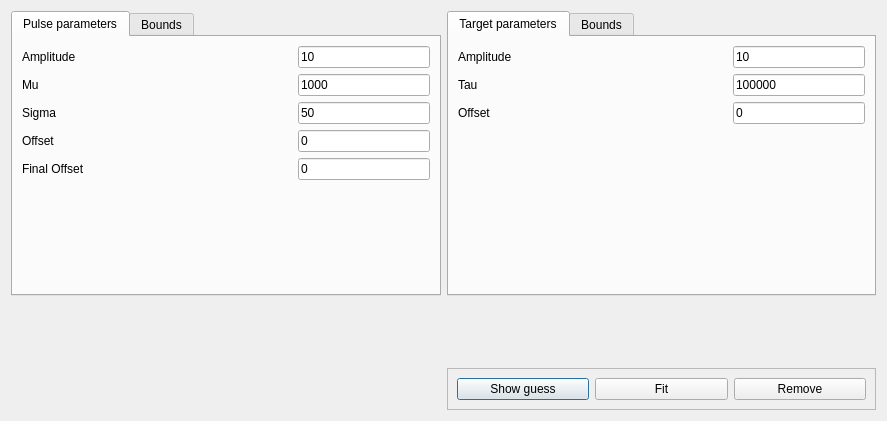
<?xml version="1.0" encoding="UTF-8"?>
<ui version="4.0">
 <class>Dialog</class>
 <widget class="QDialog" name="Dialog">
  <property name="geometry">
   <rect>
    <x>0</x>
    <y>0</y>
    <width>887</width>
    <height>421</height>
   </rect>
  </property>
  <property name="windowTitle">
   <string>Time resolution</string>
  </property>
  <layout class="QGridLayout" name="gridLayout_3">
   <item row="0" column="0">
    <widget class="QTabWidget" name="tabWidget">
     <property name="currentIndex">
      <number>0</number>
     </property>
     <widget class="QWidget" name="tabWidgetPage1">
      <attribute name="title">
       <string>Pulse parameters</string>
      </attribute>
      <layout class="QGridLayout" name="gridLayout_2" columnstretch="1,1,1" columnminimumwidth="1,1,1">
       <item row="0" column="0">
        <widget class="QLabel" name="label">
         <property name="sizePolicy">
          <sizepolicy hsizetype="Expanding" vsizetype="Preferred">
           <horstretch>0</horstretch>
           <verstretch>0</verstretch>
          </sizepolicy>
         </property>
         <property name="text">
          <string>Amplitude</string>
         </property>
        </widget>
       </item>
       <item row="0" column="1">
        <widget class="QLabel" name="label_18">
         <property name="sizePolicy">
          <sizepolicy hsizetype="Expanding" vsizetype="Preferred">
           <horstretch>0</horstretch>
           <verstretch>0</verstretch>
          </sizepolicy>
         </property>
         <property name="text">
          <string/>
         </property>
        </widget>
       </item>
       <item row="0" column="2">
        <widget class="QLineEdit" name="lineEdit">
         <property name="sizePolicy">
          <sizepolicy hsizetype="Expanding" vsizetype="Fixed">
           <horstretch>0</horstretch>
           <verstretch>0</verstretch>
          </sizepolicy>
         </property>
         <property name="text">
          <string>10</string>
         </property>
        </widget>
       </item>
       <item row="1" column="0">
        <widget class="QLabel" name="label_2">
         <property name="sizePolicy">
          <sizepolicy hsizetype="Expanding" vsizetype="Preferred">
           <horstretch>0</horstretch>
           <verstretch>0</verstretch>
          </sizepolicy>
         </property>
         <property name="text">
          <string>Mu</string>
         </property>
        </widget>
       </item>
       <item row="1" column="1">
        <widget class="QLabel" name="label_19">
         <property name="sizePolicy">
          <sizepolicy hsizetype="Expanding" vsizetype="Preferred">
           <horstretch>0</horstretch>
           <verstretch>0</verstretch>
          </sizepolicy>
         </property>
         <property name="text">
          <string/>
         </property>
        </widget>
       </item>
       <item row="1" column="2">
        <widget class="QLineEdit" name="lineEdit_2">
         <property name="sizePolicy">
          <sizepolicy hsizetype="Expanding" vsizetype="Fixed">
           <horstretch>0</horstretch>
           <verstretch>0</verstretch>
          </sizepolicy>
         </property>
         <property name="text">
          <string>1000</string>
         </property>
        </widget>
       </item>
       <item row="2" column="0">
        <widget class="QLabel" name="label_3">
         <property name="sizePolicy">
          <sizepolicy hsizetype="Expanding" vsizetype="Preferred">
           <horstretch>0</horstretch>
           <verstretch>0</verstretch>
          </sizepolicy>
         </property>
         <property name="text">
          <string>Sigma</string>
         </property>
        </widget>
       </item>
       <item row="2" column="1">
        <widget class="QLabel" name="label_20">
         <property name="sizePolicy">
          <sizepolicy hsizetype="Expanding" vsizetype="Preferred">
           <horstretch>0</horstretch>
           <verstretch>0</verstretch>
          </sizepolicy>
         </property>
         <property name="text">
          <string/>
         </property>
        </widget>
       </item>
       <item row="2" column="2">
        <widget class="QLineEdit" name="lineEdit_3">
         <property name="sizePolicy">
          <sizepolicy hsizetype="Expanding" vsizetype="Fixed">
           <horstretch>0</horstretch>
           <verstretch>0</verstretch>
          </sizepolicy>
         </property>
         <property name="text">
          <string>50</string>
         </property>
        </widget>
       </item>
       <item row="3" column="0">
        <widget class="QLabel" name="label_4">
         <property name="sizePolicy">
          <sizepolicy hsizetype="Expanding" vsizetype="Preferred">
           <horstretch>0</horstretch>
           <verstretch>0</verstretch>
          </sizepolicy>
         </property>
         <property name="text">
          <string>Offset</string>
         </property>
        </widget>
       </item>
       <item row="3" column="1">
        <widget class="QLabel" name="label_21">
         <property name="sizePolicy">
          <sizepolicy hsizetype="Expanding" vsizetype="Preferred">
           <horstretch>0</horstretch>
           <verstretch>0</verstretch>
          </sizepolicy>
         </property>
         <property name="text">
          <string/>
         </property>
        </widget>
       </item>
       <item row="3" column="2">
        <widget class="QLineEdit" name="lineEdit_4">
         <property name="sizePolicy">
          <sizepolicy hsizetype="Expanding" vsizetype="Fixed">
           <horstretch>0</horstretch>
           <verstretch>0</verstretch>
          </sizepolicy>
         </property>
         <property name="text">
          <string>0</string>
         </property>
        </widget>
       </item>
       <item row="5" column="0">
        <spacer name="verticalSpacer">
         <property name="orientation">
          <enum>Qt::Vertical</enum>
         </property>
         <property name="sizeHint" stdset="0">
          <size>
           <width>20</width>
           <height>40</height>
          </size>
         </property>
        </spacer>
       </item>
       <item row="4" column="0">
        <widget class="QLabel" name="label_25">
         <property name="text">
          <string>Final Offset</string>
         </property>
        </widget>
       </item>
       <item row="4" column="1">
        <widget class="QLabel" name="label_26">
         <property name="sizePolicy">
          <sizepolicy hsizetype="Expanding" vsizetype="Preferred">
           <horstretch>0</horstretch>
           <verstretch>0</verstretch>
          </sizepolicy>
         </property>
         <property name="text">
          <string/>
         </property>
        </widget>
       </item>
       <item row="4" column="2">
        <widget class="QLineEdit" name="lineEdit_22">
         <property name="text">
          <string>0</string>
         </property>
        </widget>
       </item>
      </layout>
     </widget>
     <widget class="QWidget" name="tab">
      <attribute name="title">
       <string>Bounds</string>
      </attribute>
      <layout class="QGridLayout" name="gridLayout_4" columnstretch="1,1,1" columnminimumwidth="1,1,1">
       <item row="3" column="0">
        <widget class="QLabel" name="label_14">
         <property name="text">
          <string>Offset</string>
         </property>
        </widget>
       </item>
       <item row="0" column="2">
        <widget class="QLineEdit" name="lineEdit_9">
         <property name="text">
          <string>1e10</string>
         </property>
        </widget>
       </item>
       <item row="0" column="1">
        <widget class="QLineEdit" name="lineEdit_8">
         <property name="text">
          <string>0</string>
         </property>
        </widget>
       </item>
       <item row="1" column="1">
        <widget class="QLineEdit" name="lineEdit_10">
         <property name="text">
          <string>0</string>
         </property>
        </widget>
       </item>
       <item row="2" column="0">
        <widget class="QLabel" name="label_13">
         <property name="text">
          <string>Sigma</string>
         </property>
        </widget>
       </item>
       <item row="1" column="0">
        <widget class="QLabel" name="label_12">
         <property name="text">
          <string>Mu</string>
         </property>
        </widget>
       </item>
       <item row="0" column="0">
        <widget class="QLabel" name="label_11">
         <property name="text">
          <string>Amplitude</string>
         </property>
        </widget>
       </item>
       <item row="2" column="1">
        <widget class="QLineEdit" name="lineEdit_12">
         <property name="text">
          <string>0</string>
         </property>
        </widget>
       </item>
       <item row="3" column="1">
        <widget class="QLineEdit" name="lineEdit_13">
         <property name="text">
          <string>-1e10</string>
         </property>
        </widget>
       </item>
       <item row="1" column="2">
        <widget class="QLineEdit" name="lineEdit_11">
         <property name="text">
          <string>1e10</string>
         </property>
        </widget>
       </item>
       <item row="2" column="2">
        <widget class="QLineEdit" name="lineEdit_14">
         <property name="text">
          <string>1e10</string>
         </property>
        </widget>
       </item>
       <item row="3" column="2">
        <widget class="QLineEdit" name="lineEdit_15">
         <property name="text">
          <string>1e10</string>
         </property>
        </widget>
       </item>
       <item row="4" column="0">
        <spacer name="verticalSpacer_3">
         <property name="orientation">
          <enum>Qt::Vertical</enum>
         </property>
         <property name="sizeHint" stdset="0">
          <size>
           <width>20</width>
           <height>40</height>
          </size>
         </property>
        </spacer>
       </item>
      </layout>
     </widget>
    </widget>
   </item>
   <item row="2" column="0">
    <widget class="QLabel" name="label_10">
     <property name="font">
      <font>
       <pointsize>20</pointsize>
       <weight>75</weight>
       <bold>true</bold>
      </font>
     </property>
     <property name="styleSheet">
      <string notr="true">color: rgb(255, 0, 0);</string>
     </property>
     <property name="text">
      <string/>
     </property>
    </widget>
   </item>
   <item row="2" column="1">
    <widget class="QFrame" name="frame">
     <property name="frameShape">
      <enum>QFrame::StyledPanel</enum>
     </property>
     <property name="frameShadow">
      <enum>QFrame::Raised</enum>
     </property>
     <layout class="QHBoxLayout" name="horizontalLayout">
      <item>
       <widget class="QPushButton" name="pushButton">
        <property name="text">
         <string>Show guess</string>
        </property>
       </widget>
      </item>
      <item>
       <widget class="QPushButton" name="pushButton_2">
        <property name="text">
         <string>Fit</string>
        </property>
       </widget>
      </item>
      <item>
       <widget class="QPushButton" name="pushButton_3">
        <property name="text">
         <string>Remove</string>
        </property>
       </widget>
      </item>
     </layout>
    </widget>
   </item>
   <item row="0" column="1">
    <widget class="QTabWidget" name="tabWidget_2">
     <property name="currentIndex">
      <number>0</number>
     </property>
     <widget class="QWidget" name="tabWidget_2Page1">
      <attribute name="title">
       <string>Target parameters</string>
      </attribute>
      <layout class="QGridLayout" name="gridLayout" columnstretch="1,1,1" columnminimumwidth="1,1,1">
       <item row="0" column="0">
        <widget class="QLabel" name="label_5">
         <property name="sizePolicy">
          <sizepolicy hsizetype="Expanding" vsizetype="Preferred">
           <horstretch>0</horstretch>
           <verstretch>0</verstretch>
          </sizepolicy>
         </property>
         <property name="text">
          <string>Amplitude</string>
         </property>
        </widget>
       </item>
       <item row="0" column="1">
        <widget class="QLabel" name="label_22">
         <property name="sizePolicy">
          <sizepolicy hsizetype="Expanding" vsizetype="Preferred">
           <horstretch>0</horstretch>
           <verstretch>0</verstretch>
          </sizepolicy>
         </property>
         <property name="text">
          <string/>
         </property>
        </widget>
       </item>
       <item row="0" column="2">
        <widget class="QLineEdit" name="lineEdit_5">
         <property name="text">
          <string>10</string>
         </property>
        </widget>
       </item>
       <item row="1" column="0">
        <widget class="QLabel" name="label_6">
         <property name="sizePolicy">
          <sizepolicy hsizetype="Expanding" vsizetype="Preferred">
           <horstretch>0</horstretch>
           <verstretch>0</verstretch>
          </sizepolicy>
         </property>
         <property name="text">
          <string>Tau</string>
         </property>
        </widget>
       </item>
       <item row="1" column="1">
        <widget class="QLabel" name="label_23">
         <property name="sizePolicy">
          <sizepolicy hsizetype="Expanding" vsizetype="Preferred">
           <horstretch>0</horstretch>
           <verstretch>0</verstretch>
          </sizepolicy>
         </property>
         <property name="text">
          <string/>
         </property>
        </widget>
       </item>
       <item row="1" column="2">
        <widget class="QLineEdit" name="lineEdit_6">
         <property name="text">
          <string>100000</string>
         </property>
        </widget>
       </item>
       <item row="2" column="0">
        <widget class="QLabel" name="label_7">
         <property name="sizePolicy">
          <sizepolicy hsizetype="Expanding" vsizetype="Preferred">
           <horstretch>0</horstretch>
           <verstretch>0</verstretch>
          </sizepolicy>
         </property>
         <property name="text">
          <string>Offset</string>
         </property>
        </widget>
       </item>
       <item row="2" column="1">
        <widget class="QLabel" name="label_24">
         <property name="sizePolicy">
          <sizepolicy hsizetype="Expanding" vsizetype="Preferred">
           <horstretch>0</horstretch>
           <verstretch>0</verstretch>
          </sizepolicy>
         </property>
         <property name="text">
          <string/>
         </property>
        </widget>
       </item>
       <item row="2" column="2">
        <widget class="QLineEdit" name="lineEdit_7">
         <property name="text">
          <string>0</string>
         </property>
        </widget>
       </item>
       <item row="4" column="0">
        <spacer name="verticalSpacer_2">
         <property name="orientation">
          <enum>Qt::Vertical</enum>
         </property>
         <property name="sizeHint" stdset="0">
          <size>
           <width>20</width>
           <height>40</height>
          </size>
         </property>
        </spacer>
       </item>
      </layout>
     </widget>
     <widget class="QWidget" name="tab_2">
      <attribute name="title">
       <string>Bounds</string>
      </attribute>
      <layout class="QGridLayout" name="gridLayout_5">
       <item row="0" column="1">
        <widget class="QLineEdit" name="lineEdit_16">
         <property name="text">
          <string>0</string>
         </property>
        </widget>
       </item>
       <item row="0" column="0">
        <widget class="QLabel" name="label_15">
         <property name="text">
          <string>Amplitude</string>
         </property>
        </widget>
       </item>
       <item row="1" column="2">
        <widget class="QLineEdit" name="lineEdit_19">
         <property name="text">
          <string>1e10</string>
         </property>
        </widget>
       </item>
       <item row="0" column="2">
        <widget class="QLineEdit" name="lineEdit_17">
         <property name="text">
          <string>1e10</string>
         </property>
        </widget>
       </item>
       <item row="1" column="0">
        <widget class="QLabel" name="label_16">
         <property name="text">
          <string>Tau</string>
         </property>
        </widget>
       </item>
       <item row="1" column="1">
        <widget class="QLineEdit" name="lineEdit_18">
         <property name="text">
          <string>0</string>
         </property>
        </widget>
       </item>
       <item row="2" column="0">
        <widget class="QLabel" name="label_17">
         <property name="text">
          <string>Offset</string>
         </property>
        </widget>
       </item>
       <item row="2" column="1">
        <widget class="QLineEdit" name="lineEdit_20">
         <property name="text">
          <string>-1e10</string>
         </property>
        </widget>
       </item>
       <item row="2" column="2">
        <widget class="QLineEdit" name="lineEdit_21">
         <property name="text">
          <string>1e10</string>
         </property>
        </widget>
       </item>
       <item row="3" column="0">
        <spacer name="verticalSpacer_4">
         <property name="orientation">
          <enum>Qt::Vertical</enum>
         </property>
         <property name="sizeHint" stdset="0">
          <size>
           <width>20</width>
           <height>40</height>
          </size>
         </property>
        </spacer>
       </item>
      </layout>
     </widget>
    </widget>
   </item>
   <item row="1" column="0">
    <widget class="QLabel" name="label_8">
     <property name="sizePolicy">
      <sizepolicy hsizetype="Fixed" vsizetype="Fixed">
       <horstretch>0</horstretch>
       <verstretch>0</verstretch>
      </sizepolicy>
     </property>
     <property name="minimumSize">
      <size>
       <width>220</width>
       <height>60</height>
      </size>
     </property>
     <property name="maximumSize">
      <size>
       <width>220</width>
       <height>60</height>
      </size>
     </property>
     <property name="text">
      <string/>
     </property>
     <property name="pixmap">
      <pixmap>Pulse.png</pixmap>
     </property>
     <property name="scaledContents">
      <bool>true</bool>
     </property>
    </widget>
   </item>
   <item row="1" column="1">
    <widget class="QLabel" name="label_9">
     <property name="sizePolicy">
      <sizepolicy hsizetype="Fixed" vsizetype="Fixed">
       <horstretch>0</horstretch>
       <verstretch>0</verstretch>
      </sizepolicy>
     </property>
     <property name="maximumSize">
      <size>
       <width>320</width>
       <height>35</height>
      </size>
     </property>
     <property name="text">
      <string/>
     </property>
     <property name="pixmap">
      <pixmap>Target1.png</pixmap>
     </property>
     <property name="scaledContents">
      <bool>true</bool>
     </property>
    </widget>
   </item>
  </layout>
 </widget>
 <resources/>
 <connections/>
</ui>
